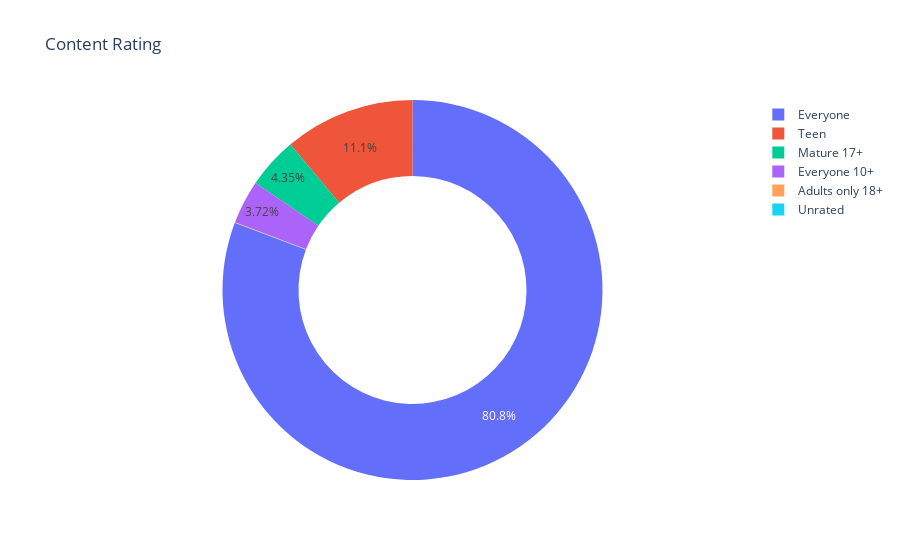

The notebook cell this image was saved under:
### Markdown cell above
## Plotly Visualizations

### Code cell
if 'Content_Rating' in df_apps_clean.columns:
    cr = df_apps_clean['Content_Rating'].value_counts()
    fig = px.pie(labels=cr.index, values=cr.values, names=cr.index, title='Content Rating', hole=0.6)
    fig.update_traces(textposition='inside', textinfo='percent')
    fig.show()

### Figure 1 — Plotly figure (JSON) as saved in the notebook; plotly's stock layout.template omitted (floating-point values rounded to 4 significant figures)
{"data": [{"domain": {"x": [0, 1], "y": [0, 1]}, "hole": 0.6, "hovertemplate": "label=%{label}<br>value=%{value}<extra></extra>", "labels": ["Everyone", "Teen", "Mature 17+", "Everyone 10+", "Adults only 18+", "Unrated"], "legendgroup": "", "name": "", "showlegend": true, "textinfo": "percent", "textposition": "inside", "type": "pie", "values": [6621, 912, 357, 305, 3, 1]}], "layout": {"legend": {"tracegroupgap": 0}, "title": {"text": "Content Rating"}}}
